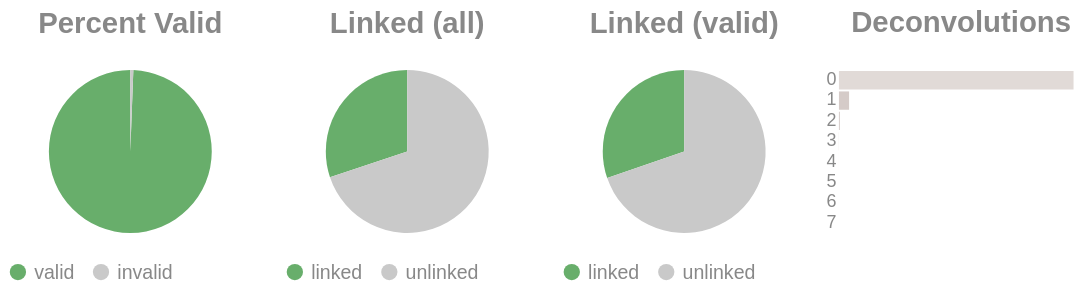

Notebook source saved alongside this figure:
### Code cell
if SKIPLR:
    pass
else:
    clash = Counter()
    for i in valids['molecule'].to_list():
        _mol = i.split("-")
        if len(_mol) == 1:
            clash.update('0')
        else:
            clash.update(_mol[-1])

    _d = {"deconvolutions": [], 'count': []}
    for k,v in clash.items():
        _d['deconvolutions'].append(k)
        _d['count'].append(v)

    tot_valid = valids['reads'].sum()
    mask = valids['reads'] >= 2
    n_linked_reads = valids.filter(mask)['reads'].sum()
    if n_linked_reads == 0:
        print_html("No linked molecules (>=2 reads) were detected; skipping linked-only distributions.")
        SKIPLR = True
    else:
        perc_valid = round(tot_valid / n_reads, 4)
        linked_perc_abs = round(n_linked_reads / n_reads, 4)
        linked_perc = round(n_linked_reads / tot_valid, 4)

    _valid = pl.DataFrame({"valids": ['valid', 'invalid'], "count": [tot_valid, n_reads - tot_valid]})
    _linked_abs = pl.DataFrame({"linked (absolute)": ['linked', 'unlinked'], "count": [n_linked_reads, n_reads - n_linked_reads]})
    _linked_rel = pl.DataFrame({"linked (valids)": ['linked', 'unlinked'], "count": [n_linked_reads, tot_valid - n_linked_reads]})

    (
        alt.hconcat(
            piechart(_valid, goodval = 'valid', title = "Percent Valid"),
            piechart(_linked_abs, goodval = "linked", title =  "Linked (all)"),
            piechart(_linked_rel, goodval = "linked", title =  "Linked (valid)"),
            convolutionbar(pl.DataFrame(_d), title = "Deconvolutions"),
            center = True,
            bounds = 'flush'
        )
        .resolve_scale(color='independent')
        .resolve_legend('independent')
        .properties(usermeta={'embedOptions': {"actions": False}})
    ).display()

### Figure 1 — Vega-Lite specification as saved in the notebook (floating-point values rounded to 4 significant figures)
{"width": "container", "height": 400, "config": {"title": {"anchor": "start", "dy": -15, "fontSize": 18, "color": "#888888", "subtitleColor": "#888888", "subtitleFontSize": 14}, "arc": {"fill": "#0072B2"}, "axis": {"domainColor": "#888888", "domainWidth": 0.5, "gridWidth": 0.2, "grid": false, "titleFontWeight": 400, "titleFontSize": 15, "labelFontSize": 11, "labelColor": "#888888", "tickColor": "#888888", "tickWidth": 0.2, "titleColor": "#888888"}, "axisBand": {"grid": false}, "axisX": {"grid": true, "tickSize": 10, "domainCap": "round"}, "axisY": {"domain": false, "grid": true, "tickSize": 0, "domainCap": "round"}, "background": "transparent", "header": {"labelFontSize": 15, "labelColor": "#888888", "titleFontSize": 15, "titleFontWeight": 600, "titleColor": "#888888"}, "legend": {"labelFont": "sans-serif", "labelFontSize": 12, "labelColor": "#888888", "symbolSize": 100, "symbolType": "circle", "titleFontSize": 12, "titlePadding": 10, "titleColor": "#888888", "title": null}, "range": {"category": ["#E69F00", "#56B4E9", "#009E73", "#F0E442", "#0072B2", "#D55E00", "#CC79A7", "#000000"], "diverging": ["#cfe8f3", "#a2d4ec", "#73bfe2", "#46abdb", "#1696d2", "#12719e"]}, "area": {"fill": "#0072B2", "fillOpacity": 0.7, "line": true, "strokeOpacity": 0.7}, "line": {"color": "#0072B2", "stroke": "#0072B2", "strokeWidth": 2}, "trail": {"color": "#0072B2", "stroke": "#0072B2", "strokeWidth": 0, "size": 1}, "point": {"filled": true, "fillOpacity": 1.0, "size": 95}, "text": {"color": "#888888", "fontSize": 11, "align": "right", "fontWeight": 400, "size": 11}, "bar": {"fill": "#0072B2", "stroke": null}, "view": {"stroke": null, "continuousWidth": 660, "continuousHeight": 400}}, "hconcat": [{"data": {"name": "data-80d8a24c1c72d380e055747526ad9533"}, "mark": {"type": "arc"}, "encoding": {"color": {"field": "valids", "legend": {"orient": "bottom", "title": null}, "scale": {"domain": ["valid", "invalid"], "range": ["#68ae6b", "#C9C9C9"]}, "title": "Valids", "type": "nominal"}, "theta": {"field": "count", "type": "quantitative"}, "tooltip": [{"field": "valids", "title": "Valids", "type": "ordinal"}, {"field": "percent", "format": ".2%", "title": "Percent", "type": "quantitative"}, {"field": "count", "title": "Count", "type": "quantitative"}]}, "height": 100, "title": {"text": "Percent Valid", "align": "center", "anchor": "middle"}, "transform": [{"calculate": "datum.count / 8090917", "as": "percent"}], "width": 150}, {"data": {"name": "data-544498191bae4e2154c4396c1f81e459"}, "mark": {"type": "arc"}, "encoding": {"color": {"field": "linked (absolute)", "legend": {"orient": "bottom", "title": null}, "scale": {"domain": ["linked", "unlinked"], "range": ["#68ae6b", "#C9C9C9"]}, "title": "Linked (Absolute)", "type": "nominal"}, "theta": {"field": "count", "type": "quantitative"}, "tooltip": [{"field": "linked (absolute)", "title": "Linked (Absolute)", "type": "ordinal"}, {"field": "percent", "format": ".2%", "title": "Percent", "type": "quantitative"}, {"field": "count", "title": "Count", "type": "quantitative"}]}, "height": 100, "title": {"text": "Linked (all)", "align": "center", "anchor": "middle"}, "transform": [{"calculate": "datum.count / 8090917", "as": "percent"}], "width": 150}, {"data": {"name": "data-d0844a1395bd07269f721f02ba8b631b"}, "mark": {"type": "arc"}, "encoding": {"color": {"field": "linked (valids)", "legend": {"orient": "bottom", "title": null}, "scale": {"domain": ["linked", "unlinked"], "range": ["#68ae6b", "#C9C9C9"]}, "title": "Linked (Valids)", "type": "nominal"}, "theta": {"field": "count", "type": "quantitative"}, "tooltip": [{"field": "linked (valids)", "title": "Linked (Valids)", "type": "ordinal"}, {"field": "percent", "format": ".2%", "title": "Percent", "type": "quantitative"}, {"field": "count", "title": "Count", "type": "quantitative"}]}, "height": 100, "title": {"text": "Linked (valid)", "align": "center", "anchor": "middle"}, "transform": [{"calculate": "datum.count / 8042939", "as": "percent"}], "width": 150}, {"data": {"name": "data-ac4c3bc5e83d0f68a5b0b2a23879db12"}, "mark": {"type": "bar"}, "encoding": {"color": {"field": "deconvolutions", "legend": null, "scale": {"scheme": "lightgreyred"}, "type": "nominal"}, "tooltip": [{"field": "deconvolutions", "title": "Deconvolutions", "type": "ordinal"}, {"field": "percent", "format": ".2%", "title": "Percent", "type": "quantitative"}, {"field": "count", "title": "Count", "type": "quantitative"}], "x": {"axis": null, "field": "count", "type": "quantitative"}, "y": {"field": "deconvolutions", "sort": "ascending", "title": null, "type": "nominal"}}, "height": 100, "title": {"text": "Deconvolutions", "align": "center", "anchor": "middle"}, "transform": [{"calculate": "datum.count / 6532908", "as": "percent"}], "width": 150}], "bounds": "flush", "center": true, "resolve": {"legend": {"angle": "independent"}, "scale": {"color": "independent"}}, "usermeta": {"embedOptions": {"actions": false}}, "$schema": "https://vega.github.io/schema/vega-lite/v6.1.0.json", "datasets": {"data-80d8a24c1c72d380e055747526ad9533": [{"valids": "valid", "count": 8042939}, {"valids": "invalid", "count": 47978}], "data-544498191bae4e2154c4396c1f81e459": [{"linked (absolute)": "linked", "count": 2437032}, {"linked (absolute)": "unlinked", "count": 5653885}], "data-d0844a1395bd07269f721f02ba8b631b": [{"linked (valids)": "linked", "count": 2437032}, {"linked (valids)": "unlinked", "count": 5605907}], "data-ac4c3bc5e83d0f68a5b0b2a23879db12": [{"deconvolutions": "0", "count": 6241000}, {"deconvolutions": "1", "count": 270101}, {"deconvolutions": "2", "count": 19731}, {"deconvolutions": "3", "count": 1846}, {"deconvolutions": "4", "count": 193}, {"deconvolutions": "5", "count": 29}, {"deconvolutions": "6", "count": 4}, {"deconvolutions": "7", "count": 4}]}}
